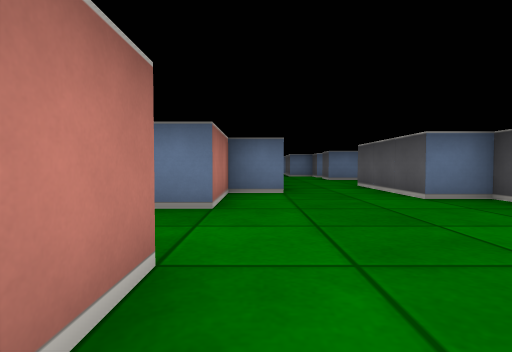
View 1 (above)

24 first-person views from a walk through a cub3D ray-caster map. The camera is about half as high as the walls, tilts 2° down and sees 80° across. The floor is counted in squares. Each view is taken from the middle of a square. On the plan, view 1 faces up. The plan holds only what a view shows up to about 9 squares ahead; the rest is blank.

View 2
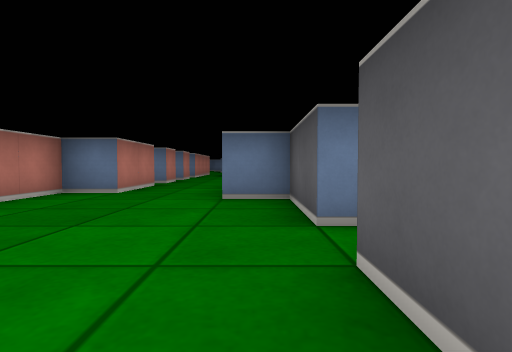

View 3
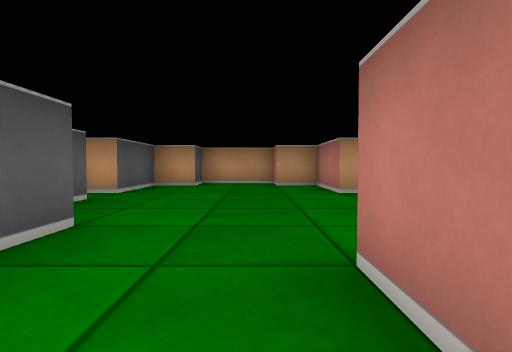

View 4
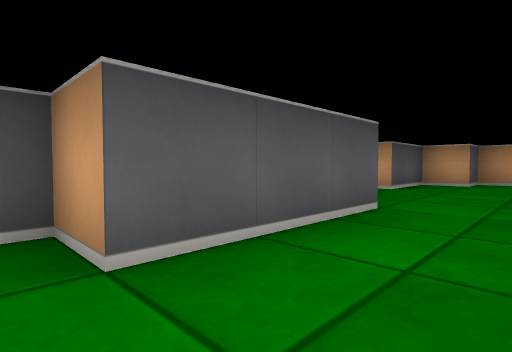

View 5
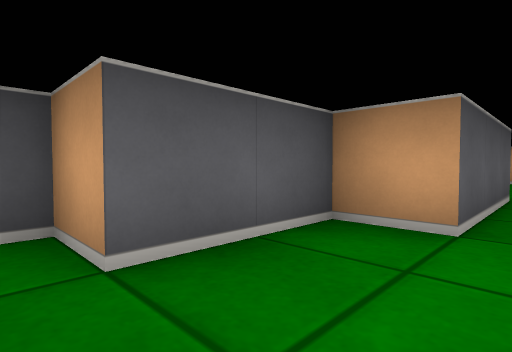

View 6
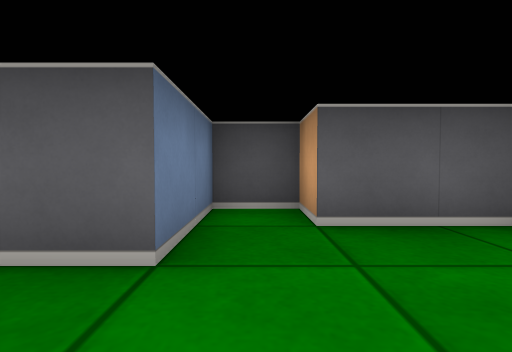

View 7
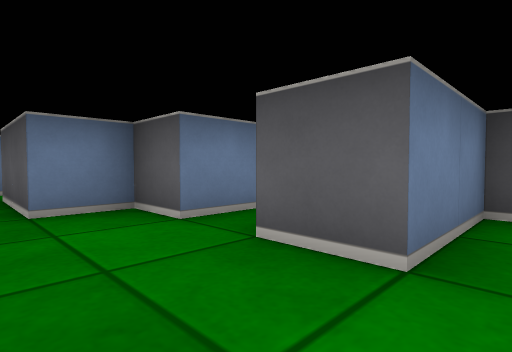

View 8
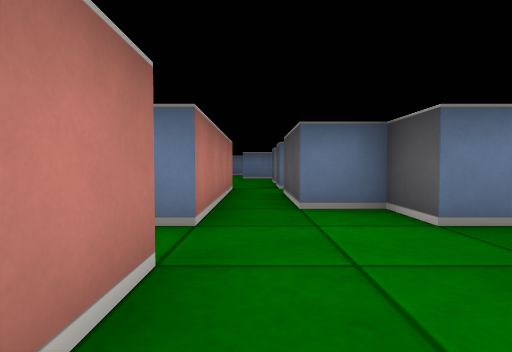

View 9
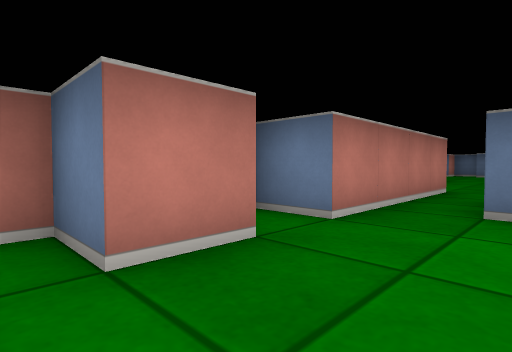

View 10
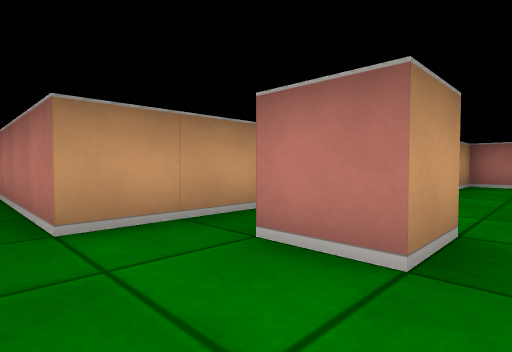

View 11
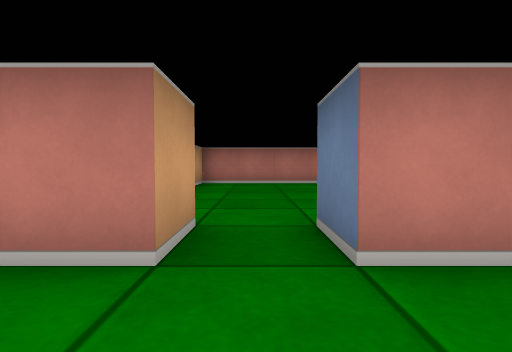

View 12
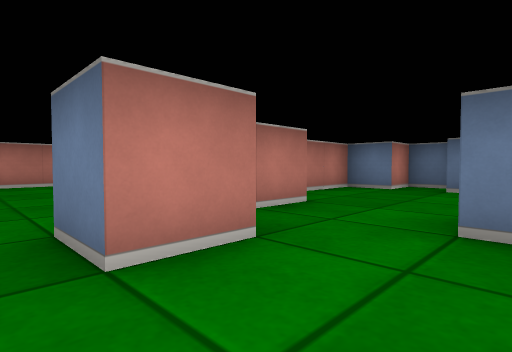

View 13
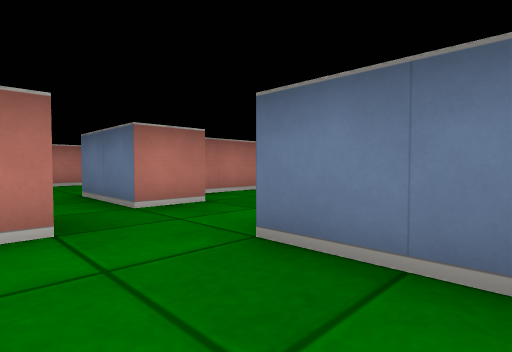

View 14
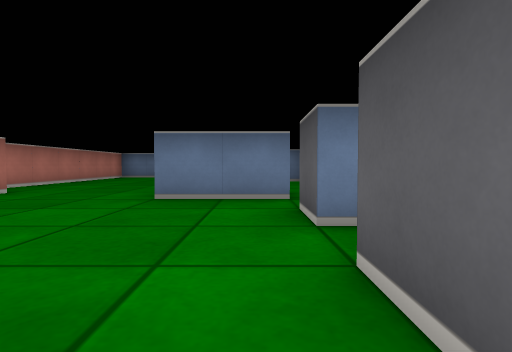

View 15
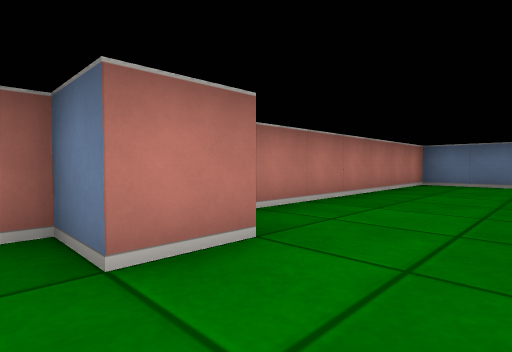

View 16
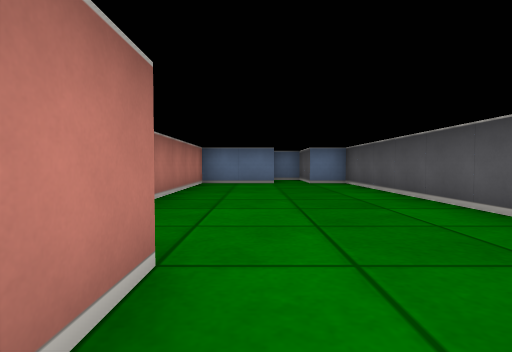

View 17
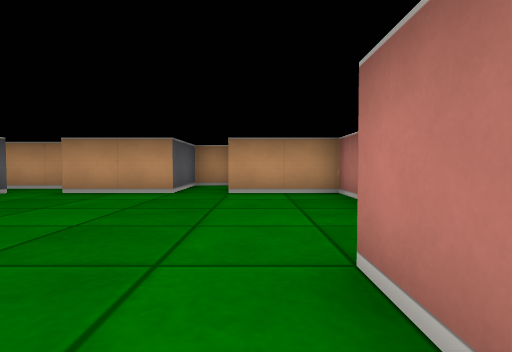

View 18
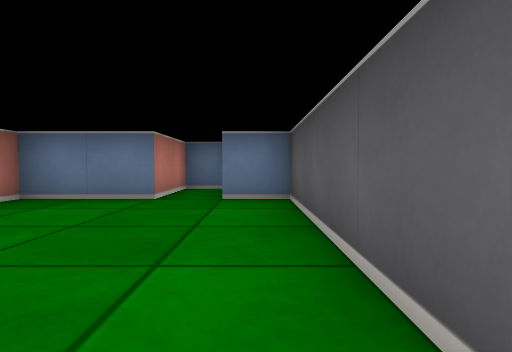

View 19
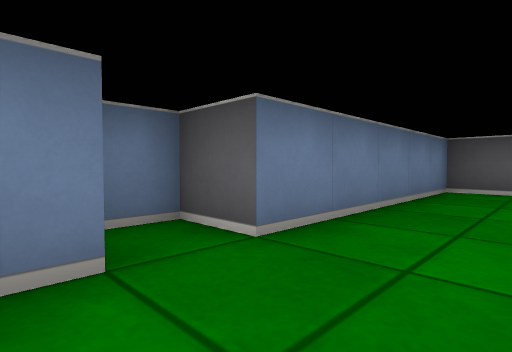

View 20
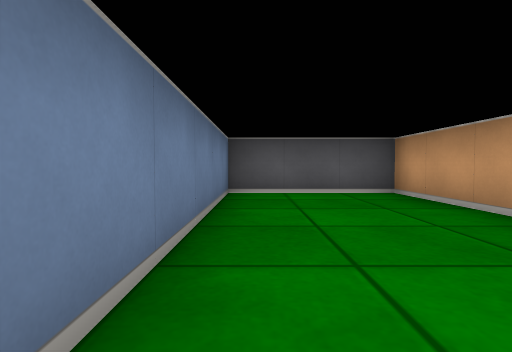

View 21
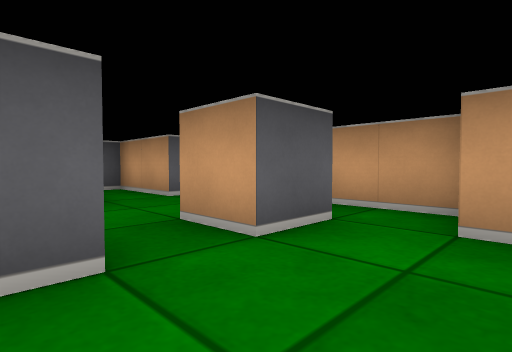

View 22
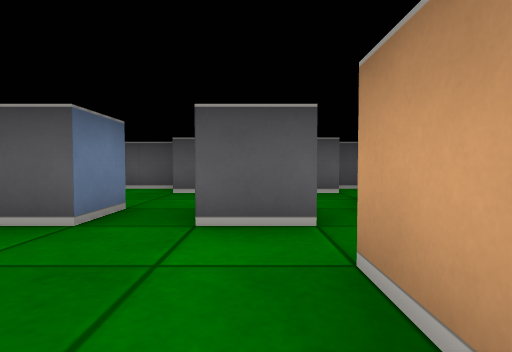

View 23
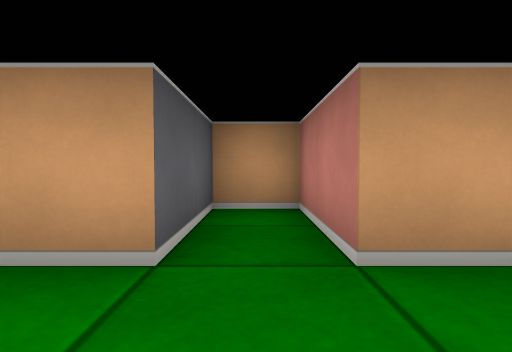

View 24
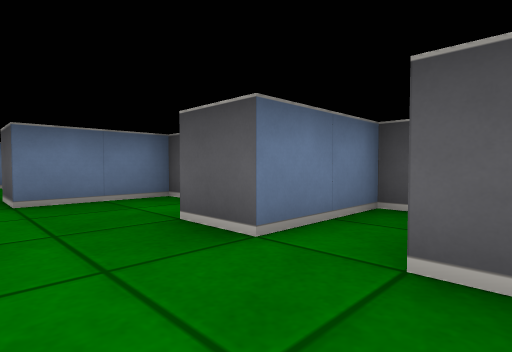

### Floor plan
Points are (right, up) in squares from view 1. A wall is a line through its corners. A room is listed if a view was taken in it or the views show most of it. See-through windows are left out.
Room 1 (views 1, 2, 3, 4, 5, 6, 7, 8, 9)
walls: (0.5, 7.5) (0.5, 5.5) (-0.5, 5.5) (-0.5, 3.5); (3.5, 2.5) (3.5, 4.5) (2.5, 4.5) (2.5, 7.5) (3.5, 7.5) (3.5, 9.5) (4.5, 9.5) (4.5, 10.5) (2.5, 10.5); (-0.5, 1.5) (-0.5, -0.5) (0.5, -0.5) (0.5, -1.5) (2.5, -1.5) (2.5, -0.5) (3.5, -0.5) (3.5, 1.5) (4.1, 1.5); (0.5, 9.1) (0.5, 8.5) (0.1, 8.5); (0.5, 10.5) (-0.5, 10.5) (-0.5, 10.1)
ways out: opening at (1.5, 11) to room 4; opening at (-1.5, 2.5)
Room 2 (views 10, 11, 12, 13, 14, 15, 16, 17, 18, 21, 22, 23, 24)
walls: (-3.5, 23.9) (-3.5, 29.5) (-4.5, 29.5) (-4.5, 30); (-6.5, 22.5) (-6.5, 21.5) (-7.5, 21.5) (-7.5, 17.5) (-5.5, 17.5) (-5.5, 15.5) (-4.5, 15.5) (-4.5, 17.5) (-2.5, 17.5); (-1.5, 22.6) (-1.5, 21.5) (-3.5, 21.5); (-0.5, 20.6) (-0.5, 19.5) (-1.5, 19.5) (-1.5, 20.5); (-1.5, 17.4) (-1.5, 18.5) (-0.5, 18.5) (-0.5, 17.5); (-2.4, 16.5) (0.5, 16.5) (0.5, 15.5); (2.5, 19.8) (2.5, 21.5) (0.5, 21.5) (0.5, 22.5); (1.5, 16.4) (1.5, 17.5) (3.5, 17.5) (3.5, 18.5) (1.5, 18.5) (1.5, 19.5); (2.5, 15.8) (2.5, 16.2); (-4.6, 31.5) (-5.5, 31.5) (-5.5, 29.5) (-7.5, 29.5) (-7.5, 23.5)
ways out: opening at (-0.5, 22) to room 3; opening at (1, 16) to room 4
Room 3 (views 19, 20)
walls: (1.9, 22.5) (4.5, 22.5) (4.5, 25.5) (-0.5, 25.5) (-0.5, 26.5) (-1.5, 26.5) (-1.5, 25.5) (-2.5, 25.5) (-2.5, 23.1)
ways out: opening at (-0.5, 22) to room 2
Room 4 (no view inside)
walls: (0.5, 11.5) (0.5, 10.5); (2.5, 10.5) (2.5, 11.5); (3.5, 12.5) (2.5, 12.5) (2.5, 13.5) (1.5, 13.5) (1.5, 15.5); (0.5, 15.5) (0.5, 12.5) (-0.5, 12.5)
ways out: opening at (1.5, 11) to room 1; opening at (1, 16) to room 2

Where each view was taken, in squares from view 1:
view 1: 0 up, 0 right, facing up
view 2: 0 up, 3 right, facing up
view 3: 7 up, 1 right, facing down
view 4: 8 up, 1 right, facing down-right
view 5: 10 up, 2 right, facing down-right
view 6: 10 up, 1 right, facing right
view 7: 10 up, 1 right, facing up-right
view 8: 10 up, 1 right, facing up
view 9: 10 up, 2 right, facing up-left
view 10: 19 up, 1 right, facing down-left
view 11: 19 up, 1 right, facing left
view 12: 19 up, 1 right, facing up-left
view 13: 20 up, 2 right, facing up-left
view 14: 17 up, 2 left, facing up
view 15: 21 up, 5 left, facing up-left
view 16: 21 up, 6 left, facing up
view 17: 23 up, 6 left, facing down
view 18: 25 up, 4 left, facing up
view 19: 24 up, 2 left, facing up-right
view 20: 25 up, 1 left, facing right
view 21: 20 up, 3 left, facing down-right
view 22: 18 up, 4 left, facing right
view 23: 19 up, 5 left, facing down
view 24: 17 up, 0 right, facing up-right
